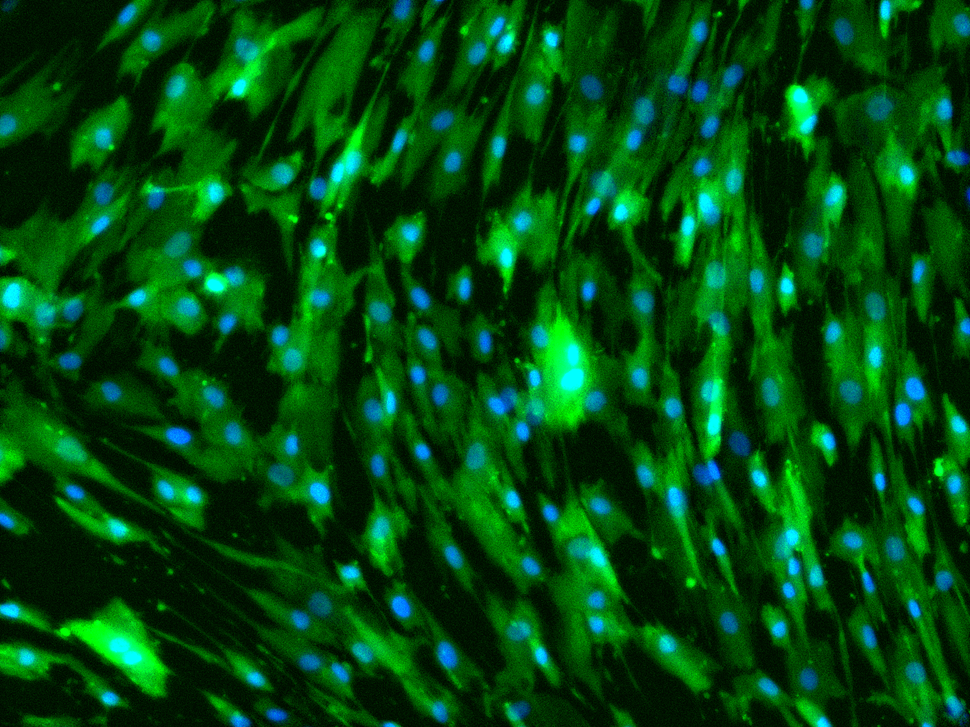
%> input picture Passage 3A-3B.png, 970 x 727 px, shrunk from 1388 x 1040 before the run
$ octave set1.m   (GNU Octave 9; MATLAB toolbox functions it lacks are replaced by stand-ins)
%> lines starting %> are read from the running program, lines starting %| are printed output that depends on the picture; in (x1, y1, x2, y2) boxes, pixels count from 0 and x2, y2 are one past the last pixel; in counts of white or black regions, pixels touching at a corner belong together; the program's own positions count from 1
clc; clear all; close all;

%% Loading file
im = imread('Passage 3A-3B.png');
%> im is the input picture: size 727x970x3 uint8; mean R, G, B 0, 71.5, 15.7
imb = im(:,:,3); % Loading only blue stain signal
imb_c = adapthisteq(imb);

%% Filtering
H = fspecial('disk',20);
blurred = imfilter(imb_c,H,'replicate');
imd = 6*(imb_c - blurred);
imd = wiener2(imd, [5 5]);

%% Binarizing
bw_b = imbinarize(imb_c);
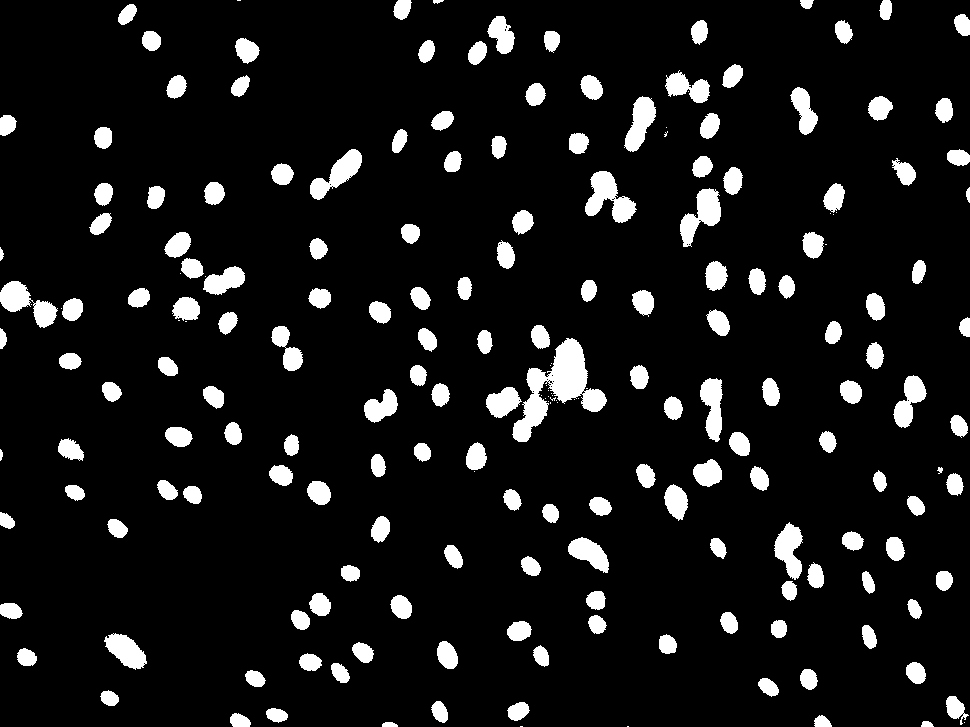
%> bw_b: size 727x970 logical; 9.3% white; 204 white regions (35 under 20 px), largest, box (x1, y1, x2, y2) and area: (512, 338, 607, 442) 3587, (585, 171, 637, 223) 1364, (0, 281, 58, 328) 1217

%% Processing
bw2_b = imfill(bw_b, 'holes');
%> bw2_b: size 727x970 logical; 9.3% white; 204 white regions (35 under 20 px), largest, box (x1, y1, x2, y2) and area: (512, 338, 607, 442) 3610, (585, 171, 637, 223) 1369, (0, 281, 58, 328) 1220
bw4_b = bwareaopen(bw2_b, 20);

%% Peaks and valleys
nhood = ones(9,9);
q = rangefilt(imd,nhood);

p = imd - q;
p = imerode(p, strel('disk',2));
p = bwareaopen(p, 60);
%> p: size 727x970 logical; 2.5% white; 160 white regions, largest, box (x1, y1, x2, y2) and area: (571, 543, 603, 566) 252, (871, 98, 889, 116) 222, (112, 639, 141, 662) 213
p = imfill(p, 'holes');

%% Watershed
imc_c = imcomplement(imb_c);
w = imimposemin(imc_c, ~bw4_b | p);
L = watershed(w);
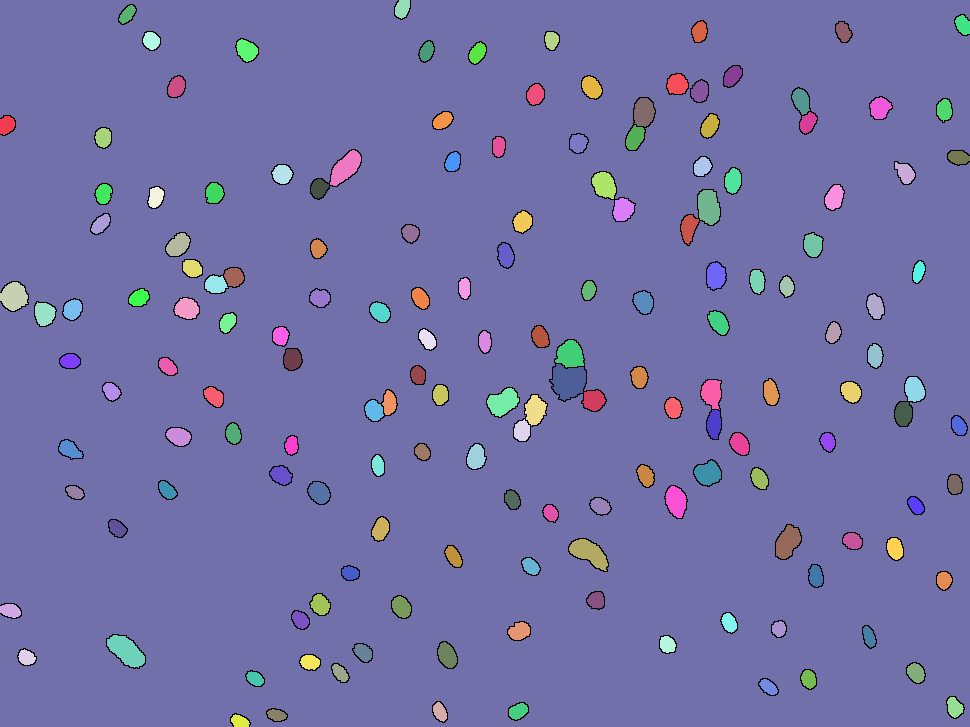
%> L: size 727x970 uint8; 162 distinct labels, from 0 to 161; one colour per label, 0 black

%% Count
[L, num] = bwlabel(L);
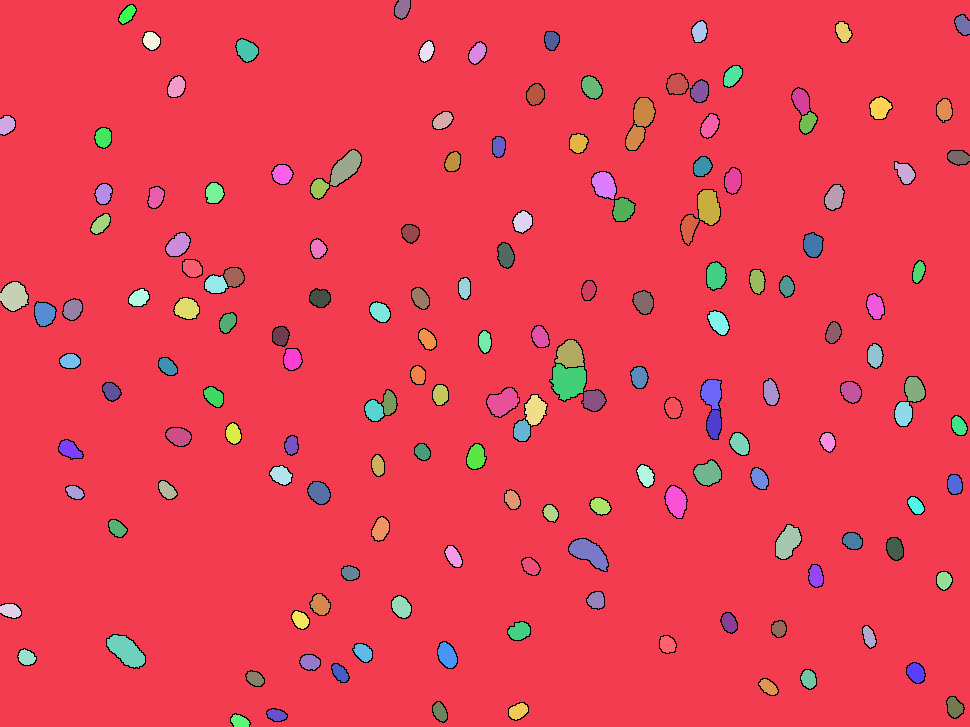
%> L: size 727x970 double; 162 distinct labels, from 0 to 161; one colour per label, 0 black
%> num = 161
s = regionprops(L, 'Centroid');
%> s = 161 regions; first 5, Centroid: [482.9 364.7], [7.3 125.6], [14.5 297], [11 611.3], [27.2 658.1]

%% Segmenting cell body
img = im(:,:,2); % green signal
imgf = adapthisteq(img);
imgf = wiener2(imgf, [5 5]);

%% Masking
mask = imbinarize(imgf, 0.4);
%> mask: size 727x970 logical; 52% white; 270 black regions (212 under 20 px), largest, box (x1, y1, x2, y2) and area: (0, 22, 794, 727) 159974, (718, 0, 970, 615) 39725, (336, 0, 591, 484) 37602
mask = imfill(mask, 'holes');
%> mask: size 727x970 logical; 56.1% white; 55 black regions (34 under 20 px), largest, box (x1, y1, x2, y2) and area: (0, 22, 794, 727) 159874, (718, 0, 970, 615) 39678, (336, 0, 591, 484) 37583
mask = bwareaopen(mask, 1);

%% Calculating avg and std signal/cell
cell_body = imgf.*uint8(mask);
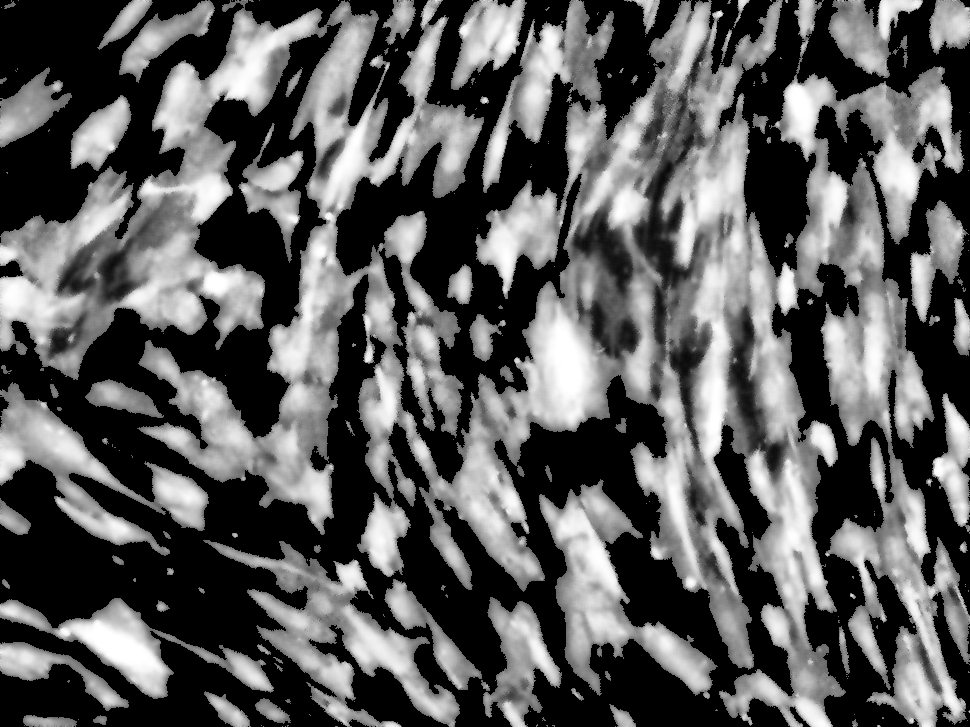
%> cell_body: size 727x970 uint8; min 0, max 255, mean 91.6
avg_signal = sum(cell_body(:))/max(num);
%> avg_signal = 401056.5
cell_pixel = cell_body(find(cell_body>0));
%> cell_pixel = 395790 values from 8 to 255
std_pixel = std(double(cell_pixel(:)));
%> std_pixel = 49.53
mask_length = length(find(mask==1));
%> mask_length = 395790
std_cell = std_pixel*(mask_length/num); % Converting std/pixel to std/cell
%> std_cell = 121766.2

%% Displaying
im_filtered(:,:,2) = imgf; % green with contrast and filter
im_filtered(:,:,3) = imb_c; % blue with contrast and filter
im_filtered(:,:,1) = im(:,:,1);
figure(2);
overlay1 = imoverlay(im, bwperim(mask) | bwperim(L));
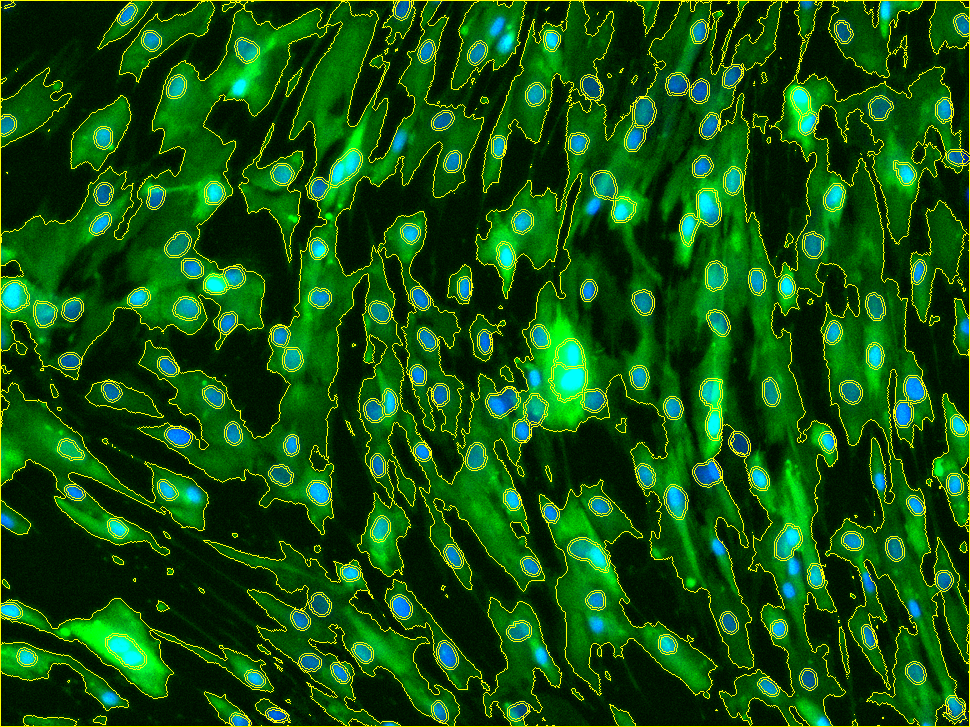
%> overlay1: size 727x970x3 uint8; mean R, G, B 17.6, 83, 13.5
imshow(overlay1)
hold on
for k = 1:numel(s)
    c = s(k).Centroid;
    text(c(1)-20, c(2)+10, sprintf('%d', k), ...
        'HorizontalAlignment', 'center', ...
        'VerticalAlignment', 'middle', 'color', 'red');
end
%> this loop made 161 passes
%> c on passes 1 to 3: [482.9 364.7], [7.33 125.6], [14.51 297]

hold off
title('hMSCs with Nucleus and Cell Body Outline');
str = sprintf(['Average signal per cell: %0.5g \n '...
    'Std signal per cell: %0.5g'], avg_signal, std_cell);
xlabel(str);
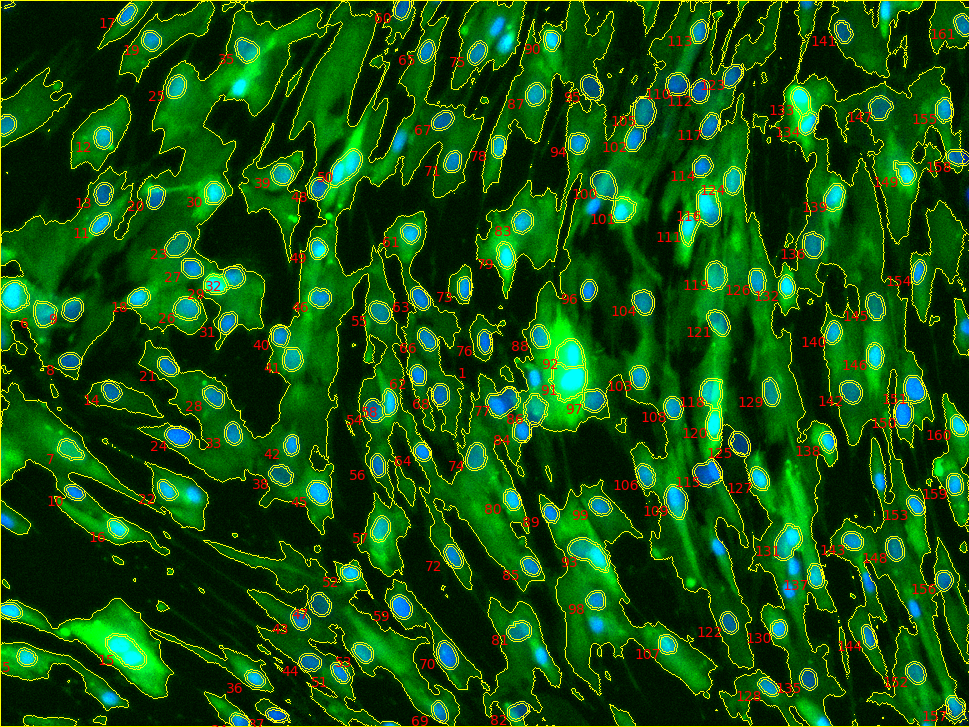
%> figure redrawn from the program's plot data; its title reads 'hMSCs with Nucleus and Cell Body Outline'

% Display table
m = {'Avg' , avg_signal; ...
    'Std' , std_cell};
%> m = {'Avg', 'Std', 401056.5, 121766.2}
%> (the run ends here)
